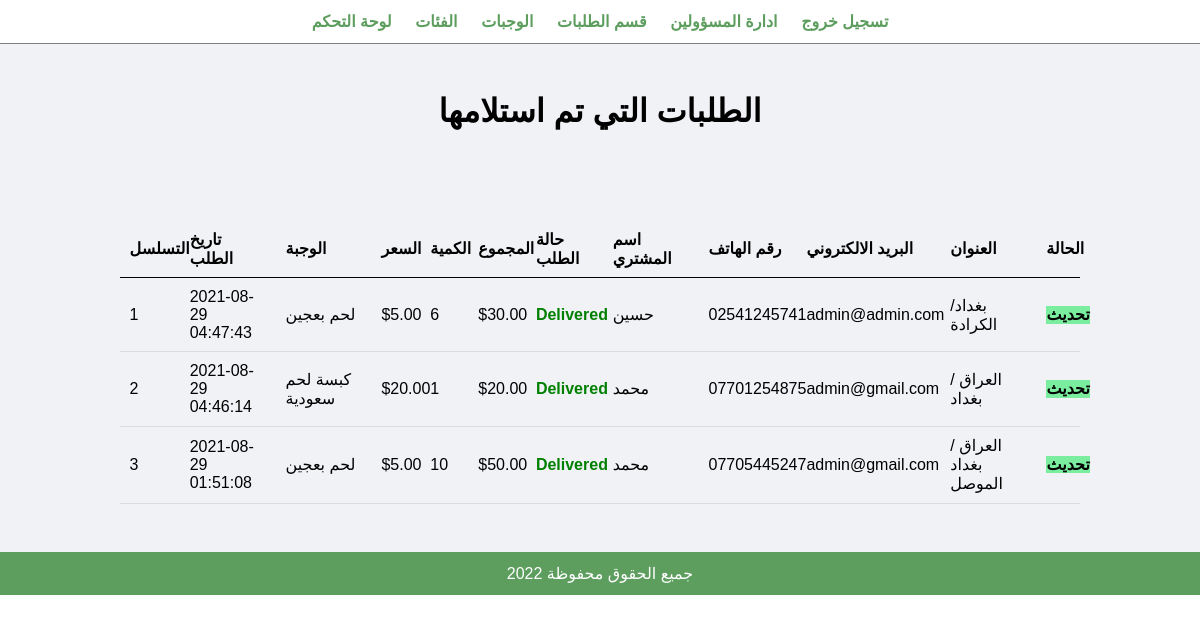
Page /admin/manage-order.php (signed in) on the committed database.
### tables this page shows
CREATE TABLE `tbl_order` (
  `id` int(10) UNSIGNED NOT NULL,
  `food` varchar(150) NOT NULL,
  `price` decimal(10,2) NOT NULL,
  `qty` int(11) NOT NULL,
  `total` decimal(10,2) NOT NULL,
  `order_date` datetime NOT NULL,
  `status` varchar(50) NOT NULL,
  `customer_name` varchar(150) NOT NULL,
  `customer_contact` varchar(20) NOT NULL,
  `customer_email` varchar(150) NOT NULL,
  `customer_address` varchar(255) NOT NULL
);

### admin/manage-order.php (the view, shortened to what this page needs)
<?php include('partials/menu.php'); ?>
<div class="main-content">
    <div class="wrapper" style="text-align: center;" >
        <h1 class="text" >الطلبات التي تم استلامها</h1>
                <br /><br /><br />
                <br><br>
                <table class="tbl-full">
                    <tr>
                        <th width="5%">التسلسل</th>
                        <th width="10%">تاريخ الطلب</th>
                        <th width="10%">الوجبة</th>
                        <th width="5%">السعر</th>
                        <th width="5%">الكمية</th>
                        <th width="6%">المجموع </th>
                        <th width="8%">حالة الطلب</th>
                        <th width="10%">اسم المشتري</th>
                        <th width="10%">رقم الهاتف</th>
                        <th width="15%">البريد الالكتروني</th>
                        <th width="10%">العنوان</th>
                        <th>الحالة</th>
                    </tr>
                    <?php
                        $sql = "SELECT * FROM tbl_order ORDER BY id DESC";
                        $res = mysqli_query($conn, $sql);
                        $count = mysqli_num_rows($res);
                        $sn = 1;
                        if($count>0)
                        {
                            while($row=mysqli_fetch_assoc($res))
                            {
                                $id = $row['id'];
                                $food = $row['food'];
                                $price = $row['price'];
                                $qty = $row['qty'];
                                $total = $row['total'];
                                $order_date = $row['order_date'];
                                $status = $row['status'];
                                $customer_name = $row['customer_name'];
                                $customer_contact = $row['customer_contact'];
                                $customer_email = $row['customer_email'];
                                $customer_address = $row['customer_address'];
                                ?>
                                    <tr>
                                        <td><?php echo $sn++; ?> </td>
                                        <td><?php echo $order_date; ?></td>
                                        <td><?php echo $food; ?></td>
                                        <td><?php echo '$'.$price; ?></td>
                                        <td><?php echo $qty; ?></td>
                                        <td><?php echo '$'.$total; ?></td>
                                        <td>
                                            <?php
                                                if($status=="Ordered")
                                                {
                                                    echo "<label style='color: blue;'>$status</label>";
                                                }
                                                elseif($status=="On Delivery")
                                                {
                                                    echo "<label style='color: orange;'>$status</label>";
                                                }
                                                elseif($status=="Delivered")
                                                {
                                                    echo "<label style='color: green;'><b>$status</b></label>";
                                                }
                                                elseif($status=="Cancelled")
                                                {
                                                    echo "<label style='color: red;'>$status</label>";
                                                }
                                            ?>
                                        </td>
                                        <td><?php echo $customer_name; ?></td>
                                        <td><?php echo $customer_contact; ?></td>
                                        <td><?php echo $customer_email; ?></td>
                                        <td><?php echo $customer_address; ?></td>
                                        <td>
                                            <a href="<?php echo SITEURL; ?>admin/update-order.php?id=<?php echo $id; ?>" class="btn-secondary">تحديث </a>
                                        </td>
                                    </tr>
                                <?php
                            }
                        }
                        else
                        {
                            echo "<tr><td colspan='12' class='error'>الطلبات غير متوفرة</td></tr>";
                        }
                    ?>
                </table>
    </div>
</div>
<?php include('partials/footer.php'); ?>

### css/admin.css (style rules this page uses)
* { margin: 0; padding: 0; font-family: Arial, Helvetica, sans-serif; }
.wrapper { padding: 1%; width: 80%; margin: 0 auto; }
.tbl-full { width: 100%; }
table { border-collapse: collapse; width: 100%; }
th, td { padding: 8px; text-align: left; border-bottom: 1px solid #ddd; }
table tr th { border-bottom: 1px solid black; padding: 1%; text-align: left; }
table tr td { padding: 1%; }
.btn-secondary { background-color: #7bed9f; padding: 1%; color: black; text-decoration: none; font-weight: bold; }
.main-content { background-color: #f1f2f6; padding: 3% 0; }

### rows in the picture
tbl_order: order_date "2021-08-29 04:47:43", food "لحم بعجين", price "5.00", qty "6", total "30.00", status "Delivered", customer_name "حسين", customer_contact "02541245741", customer_email "admin@admin.com", customer_address "بغداد/ الكرادة"
tbl_order: order_date "2021-08-29 04:46:14", food "كبسة لحم سعودية", price "20.00", qty "1", total "20.00", status "Delivered", customer_name "محمد", customer_contact "07701254875", customer_email "admin@gmail.com", customer_address "العراق /بغداد"
tbl_order: order_date "2021-08-29 01:51:08", food "لحم بعجين", price "5.00", qty "10", total "50.00", status "Delivered", customer_name "محمد", customer_contact "07705445247", customer_email "admin@gmail.com", customer_address "العراق /بغداد الموصل"
